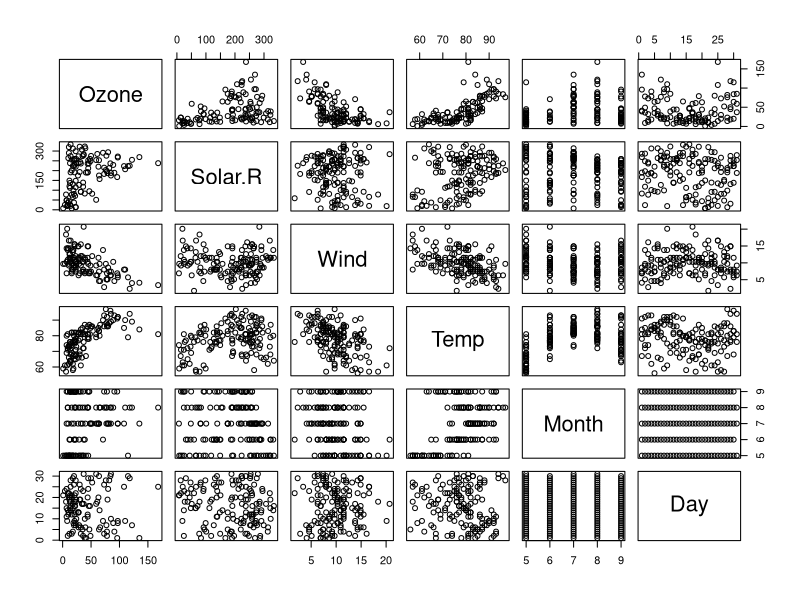
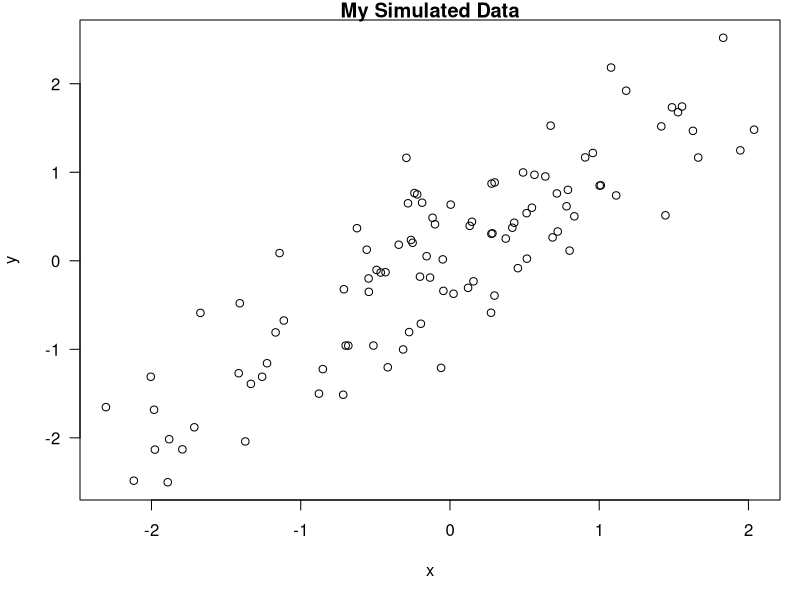

The R script that drew these images, in order:
## ---- chunk 1
library(datasets)
data("airquality")
summary(airquality)
## ---- chunk 2
pairs(airquality)
## ---- chunk 3
library(stats)
fit = lm(Ozone ~ Wind + Solar.R + Temp, data = airquality)
summary(fit)
## ---- chunk 4
library(xtable)
xt <- xtable(summary(fit))
print(xt, type = 'html')
## ---- chunk 5
knitr::opts_chunk$set(echo = FALSE, results = 'hide')
## ---- chunk 6
x <- rnorm(100)
y <- x + rnorm(100, sd = 0.5)
## ---- chunk 7
par(mar = c(5,4,1,1), las=1)
plot(x,y, main = "My Simulated Data")
